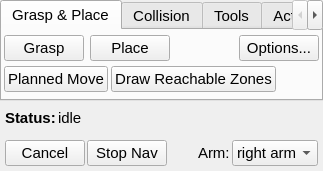
<?xml version="1.0" encoding="UTF-8"?>
<ui version="4.0">
 <class>InteractiveManipulation</class>
 <widget class="QWidget" name="InteractiveManipulation">
  <property name="geometry">
   <rect>
    <x>0</x>
    <y>0</y>
    <width>323</width>
    <height>171</height>
   </rect>
  </property>
  <property name="font">
   <font>
    <pointsize>11</pointsize>
   </font>
  </property>
  <property name="windowTitle">
   <string>MainWindow</string>
  </property>
  <layout class="QVBoxLayout" name="verticalLayout">
   <property name="spacing">
    <number>2</number>
   </property>
   <property name="margin">
    <number>0</number>
   </property>
   <item>
    <widget class="QTabWidget" name="tabWidget">
     <property name="currentIndex">
      <number>0</number>
     </property>
     <widget class="QWidget" name="grasp_place_panel_">
      <attribute name="title">
       <string>Grasp &amp;&amp; Place</string>
      </attribute>
      <layout class="QVBoxLayout" name="verticalLayout_3">
       <property name="spacing">
        <number>2</number>
       </property>
       <property name="margin">
        <number>2</number>
       </property>
       <item>
        <layout class="QHBoxLayout" name="horizontalLayout_3">
         <item>
          <widget class="QPushButton" name="grasp_button_">
           <property name="text">
            <string>Grasp</string>
           </property>
          </widget>
         </item>
         <item>
          <widget class="QPushButton" name="place_button_">
           <property name="text">
            <string>Place</string>
           </property>
          </widget>
         </item>
         <item>
          <spacer name="horizontalSpacer_4">
           <property name="orientation">
            <enum>Qt::Horizontal</enum>
           </property>
           <property name="sizeHint" stdset="0">
            <size>
             <width>40</width>
             <height>20</height>
            </size>
           </property>
          </spacer>
         </item>
         <item>
          <widget class="QPushButton" name="advanced_options_button_">
           <property name="text">
            <string>Options...</string>
           </property>
          </widget>
         </item>
        </layout>
       </item>
       <item>
        <layout class="QHBoxLayout" name="horizontalLayout_4">
         <property name="spacing">
          <number>3</number>
         </property>
         <item>
          <widget class="QPushButton" name="planned_move_button_">
           <property name="text">
            <string>Planned Move</string>
           </property>
          </widget>
         </item>
         <item>
          <widget class="QPushButton" name="draw_reachable_zones_button_">
           <property name="text">
            <string>Draw Reachable Zones</string>
           </property>
          </widget>
         </item>
         <item>
          <spacer name="horizontalSpacer_3">
           <property name="orientation">
            <enum>Qt::Horizontal</enum>
           </property>
           <property name="sizeHint" stdset="0">
            <size>
             <width>40</width>
             <height>20</height>
            </size>
           </property>
          </spacer>
         </item>
        </layout>
       </item>
      </layout>
     </widget>
     <widget class="QWidget" name="collision_panel_">
      <attribute name="title">
       <string>Collision</string>
      </attribute>
      <layout class="QVBoxLayout" name="verticalLayout_2">
       <property name="spacing">
        <number>2</number>
       </property>
       <property name="margin">
        <number>2</number>
       </property>
       <item>
        <layout class="QHBoxLayout" name="horizontalLayout_5" stretch="0,100,0">
         <item>
          <widget class="QPushButton" name="reset_button_">
           <property name="text">
            <string>Reset</string>
           </property>
          </widget>
         </item>
         <item>
          <widget class="QComboBox" name="reset_choice_">
           <item>
            <property name="text">
             <string>collision map and all objects</string>
            </property>
           </item>
           <item>
            <property name="text">
             <string>unattached collision objects</string>
            </property>
           </item>
           <item>
            <property name="text">
             <string>all attached objects</string>
            </property>
           </item>
           <item>
            <property name="text">
             <string>arm attached objects</string>
            </property>
           </item>
           <item>
            <property name="text">
             <string>collision map</string>
            </property>
           </item>
          </widget>
         </item>
         <item>
          <spacer name="horizontalSpacer_7">
           <property name="orientation">
            <enum>Qt::Horizontal</enum>
           </property>
           <property name="sizeHint" stdset="0">
            <size>
             <width>40</width>
             <height>20</height>
            </size>
           </property>
          </spacer>
         </item>
        </layout>
       </item>
       <item>
        <layout class="QHBoxLayout" name="horizontalLayout_6">
         <item>
          <widget class="QCheckBox" name="collision_box_">
           <property name="layoutDirection">
            <enum>Qt::RightToLeft</enum>
           </property>
           <property name="text">
            <string>Collision checks enabled</string>
           </property>
           <property name="checked">
            <bool>true</bool>
           </property>
          </widget>
         </item>
         <item>
          <spacer name="horizontalSpacer_5">
           <property name="orientation">
            <enum>Qt::Horizontal</enum>
           </property>
           <property name="sizeHint" stdset="0">
            <size>
             <width>40</width>
             <height>20</height>
            </size>
           </property>
          </spacer>
         </item>
         <item>
          <widget class="QPushButton" name="model_object_button_">
           <property name="text">
            <string>Model object</string>
           </property>
          </widget>
         </item>
        </layout>
       </item>
      </layout>
     </widget>
     <widget class="QWidget" name="helper_panel_">
      <attribute name="title">
       <string>Tools</string>
      </attribute>
      <layout class="QVBoxLayout" name="verticalLayout_4">
       <property name="spacing">
        <number>2</number>
       </property>
       <property name="margin">
        <number>2</number>
       </property>
       <item>
        <layout class="QHBoxLayout" name="horizontalLayout_8" stretch="0,0,1,0">
         <item>
          <widget class="QPushButton" name="arm_go_button_">
           <property name="text">
            <string>Move arm</string>
           </property>
          </widget>
         </item>
         <item>
          <widget class="QComboBox" name="arm_action_choice_">
           <item>
            <property name="text">
             <string>to side</string>
            </property>
           </item>
           <item>
            <property name="text">
             <string>to front</string>
            </property>
           </item>
          </widget>
         </item>
         <item>
          <widget class="QComboBox" name="arm_planner_choice_">
           <item>
            <property name="text">
             <string>with planner</string>
            </property>
           </item>
           <item>
            <property name="text">
             <string>open-loop</string>
            </property>
           </item>
          </widget>
         </item>
         <item>
          <spacer name="horizontalSpacer_8">
           <property name="orientation">
            <enum>Qt::Horizontal</enum>
           </property>
           <property name="sizeHint" stdset="0">
            <size>
             <width>40</width>
             <height>20</height>
            </size>
           </property>
          </spacer>
         </item>
        </layout>
       </item>
       <item>
        <layout class="QHBoxLayout" name="horizontalLayout_9">
         <item>
          <widget class="QLabel" name="label_4">
           <property name="text">
            <string>Gripper: closed</string>
           </property>
          </widget>
         </item>
         <item>
          <widget class="QSlider" name="gripper_slider_">
           <property name="maximum">
            <number>100</number>
           </property>
           <property name="value">
            <number>50</number>
           </property>
           <property name="orientation">
            <enum>Qt::Horizontal</enum>
           </property>
          </widget>
         </item>
         <item>
          <widget class="QLabel" name="label_5">
           <property name="text">
            <string>open</string>
           </property>
          </widget>
         </item>
         <item>
          <spacer name="horizontalSpacer_9">
           <property name="orientation">
            <enum>Qt::Horizontal</enum>
           </property>
           <property name="sizeHint" stdset="0">
            <size>
             <width>40</width>
             <height>20</height>
            </size>
           </property>
          </spacer>
         </item>
         <item>
          <widget class="QPushButton" name="center_head_button_">
           <property name="text">
            <string>Center head</string>
           </property>
          </widget>
         </item>
        </layout>
       </item>
      </layout>
     </widget>
     <widget class="QWidget" name="actions_panel_">
      <attribute name="title">
       <string>Actions</string>
      </attribute>
      <layout class="QVBoxLayout" name="verticalLayout_5">
       <property name="spacing">
        <number>2</number>
       </property>
       <property name="margin">
        <number>2</number>
       </property>
       <item>
        <layout class="QHBoxLayout" name="horizontalLayout_10">
         <item>
          <widget class="QPushButton" name="rcommand_run_button_">
           <property name="text">
            <string>Run</string>
           </property>
          </widget>
         </item>
         <item>
          <widget class="QComboBox" name="rcommander_choice_"/>
         </item>
         <item>
          <spacer name="horizontalSpacer_11">
           <property name="orientation">
            <enum>Qt::Horizontal</enum>
           </property>
           <property name="sizeHint" stdset="0">
            <size>
             <width>40</width>
             <height>20</height>
            </size>
           </property>
          </spacer>
         </item>
        </layout>
       </item>
       <item>
        <layout class="QHBoxLayout" name="horizontalLayout_11">
         <item>
          <widget class="QPushButton" name="rcommander_refresh_button_">
           <property name="text">
            <string>Refresh</string>
           </property>
          </widget>
         </item>
         <item>
          <spacer name="horizontalSpacer_10">
           <property name="orientation">
            <enum>Qt::Horizontal</enum>
           </property>
           <property name="sizeHint" stdset="0">
            <size>
             <width>40</width>
             <height>20</height>
            </size>
           </property>
          </spacer>
         </item>
        </layout>
       </item>
      </layout>
     </widget>
    </widget>
   </item>
   <item>
    <layout class="QHBoxLayout" name="horizontalLayout">
     <property name="spacing">
      <number>2</number>
     </property>
     <property name="margin">
      <number>5</number>
     </property>
     <item>
      <widget class="QLabel" name="label">
       <property name="font">
        <font>
         <weight>75</weight>
         <bold>true</bold>
        </font>
       </property>
       <property name="text">
        <string>Status:</string>
       </property>
      </widget>
     </item>
     <item>
      <widget class="QLabel" name="status_label_">
       <property name="text">
        <string>idle</string>
       </property>
      </widget>
     </item>
     <item>
      <spacer name="horizontalSpacer">
       <property name="orientation">
        <enum>Qt::Horizontal</enum>
       </property>
       <property name="sizeHint" stdset="0">
        <size>
         <width>40</width>
         <height>20</height>
        </size>
       </property>
      </spacer>
     </item>
    </layout>
   </item>
   <item>
    <layout class="QHBoxLayout" name="horizontalLayout_2" stretch="0,0,4,0,10">
     <property name="spacing">
      <number>2</number>
     </property>
     <property name="margin">
      <number>5</number>
     </property>
     <item>
      <widget class="QPushButton" name="cancel_button_">
       <property name="text">
        <string>Cancel</string>
       </property>
      </widget>
     </item>
     <item>
      <widget class="QPushButton" name="stop_nav_button_">
       <property name="text">
        <string>Stop Nav</string>
       </property>
      </widget>
     </item>
     <item>
      <spacer name="horizontalSpacer_2">
       <property name="orientation">
        <enum>Qt::Horizontal</enum>
       </property>
       <property name="sizeHint" stdset="0">
        <size>
         <width>40</width>
         <height>20</height>
        </size>
       </property>
      </spacer>
     </item>
     <item>
      <widget class="QLabel" name="label_3">
       <property name="text">
        <string>Arm:</string>
       </property>
      </widget>
     </item>
     <item>
      <widget class="QComboBox" name="arm_choice_">
       <item>
        <property name="text">
         <string>right arm</string>
        </property>
       </item>
       <item>
        <property name="text">
         <string>left arm</string>
        </property>
       </item>
      </widget>
     </item>
    </layout>
   </item>
  </layout>
 </widget>
 <layoutdefault spacing="6" margin="11"/>
 <resources/>
 <connections/>
</ui>
